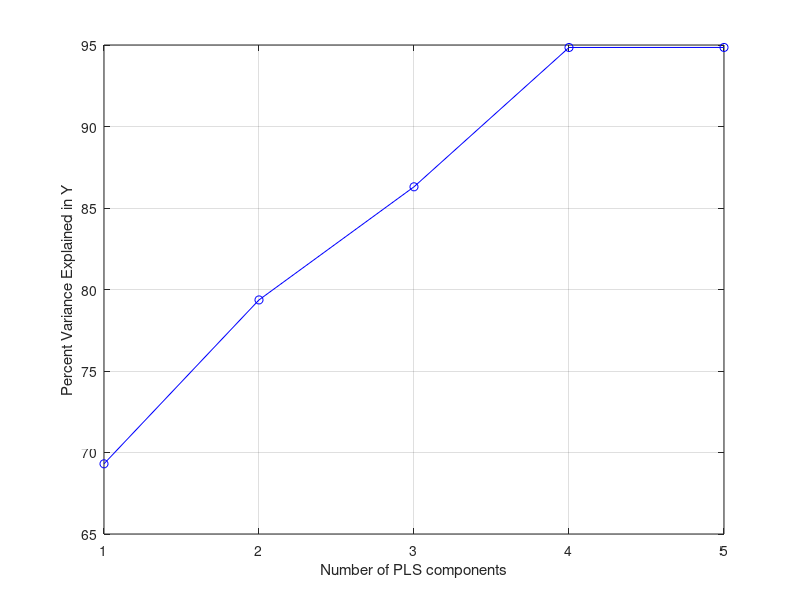

Write the MATLAB code that produced this figure. (Note: this script raises an error after producing the figure.)
% Amarantidou Efthymia 
% AEM: 9762
% Data Analysis | Chapter [6] Ex. 5

clear;
close all;
clc;

%% Generate data matrix

n = 1000;
p = 5;

mu = [1 8 15 5 32];

X = zeros(n,p);
for i=1:5
    X(:,i) = exprnd(mu(i), n, 1);
end

beta = [0 2 0 -3 0]';

muEpsilon = 0;
sigmaEpsilon = 5;

epsilon = normrnd(muEpsilon, sigmaEpsilon, n, 1);

y = X*beta + epsilon;

%% Question (a)

% OLS

% bOLS = lscov(X, y);

[U, S, V] = svd(X);
S = S(1:p,1:p);
U = U(1:n,1:p);

bOLS = V*inv(S)*(U')*y;
yOLS = X*bOLS;

% PCR 

% Calculation of Principal Components 
[PCALoadings,PCAScores,PCAVar] = pca(X,'Economy',false);

PCAVar = PCAVar/sum(PCAVar);

% k selection based on the per variance explained criterio
figure();
plot(1:p,cumsum(100*PCAVar),'-bo');
xlabel('Number of PCA components');
ylabel('Percent Variance Explained in Y');
grid on;

k = 4;
% Regression model estimation
betaPCR = regress(y-mean(y), PCAScores(:,1:k));
betaPCR = PCALoadings(:,1:k)*betaPCR;
% Transformation 
betaPCR = [mean(y) - mean(X)*betaPCR; betaPCR];
yfitPCR = [ones(n,1) X]*betaPCR;

% PLS
[~,~,~,~,~, PLSPctVar] = plsregress(X,y,p);

plot(1:p, cumsum(100*PLSPctVar(2,:)),'-bo');
xlabel('Number of PLS components');
ylabel('Percent Variance Explained in Y');
grid on;

k = 4;

[~,~,~,~,betaPLS] = plsregress(X,y,k);
yfitPLS = [ones(n,1) X]*betaPLS;

% RR
k = 100;
bRR = ridge(y, X ,k);
yfitRR = X*bRR;

% LASSO 
bLASSO = lasso(X, y);
bLASSO = bLASSO(:,1);
yfitLASSO = X*bLASSO;
%% Question (b)

% OLS
figure();
plot(y, yOLS, '*');
xlabel('Observed Response');
ylabel('Fitted Response');
title('Observed and Estimated values of y [OLS]');
grid on;

figure();
OLSError = y - yOLS;
OLSError = OLSError / std(OLSError);
plot(OLSError, '.');
xlabel('y');
ylabel('Error');
title('Standar regression error [OLS]');
grid on;

% PCR
figure();
scatter(y,yfitPCR,'r*');
xlabel('Observed Response');
ylabel('Fitted Response');
title('Observed and Estimated values of y [PCR]');
legend(['PCR with ' num2str(k) ' Components'],  'location','NW');
grid on;

figure();
PCRError = y-yfitPCR;
PCRError = PCRError/std(PCRError);
plot(PCRError, '.');
xlabel('y');
ylabel('Error');
title('Standar regression error [PCR]');
grid on;

% PLS
figure();
scatter(y,yfitPLS,'r*');
xlabel('Observed Response');
ylabel('Fitted Response');
title('Observed and Estimated values of y [PLS]');
legend(['PLS with ' num2str(k) ' Components'],  'location','NW');
grid on;

figure();
PLSError = y-yfitPLS;
PLSError = PLSError/std(PLSError);
plot(PLSError, '.');
xlabel('y');
ylabel('Error');
title('Standar regression error [PLS]');
grid on;

% RR
figure();
scatter(y, yfitRR, 'r*');
xlabel('Observed Response');
ylabel('Fitted Response');
title('Observed and Estimated values of y [RR]');
grid on;

figure();
RRError = y-yfitRR;
RRError = RRError/std(RRError);
plot(RRError, '.');
xlabel('y');
ylabel('Error');
title('Standar regression error [RR]');
grid on;
grid on;

% LASSO
figure();
scatter(y, yfitLASSO, 'r*');
xlabel('Observed Response');
ylabel('Fitted Response');
title('Observed and Estimated values of y [LASSO]');
grid on;

figure();
LASSOError = y-yfitLASSO;
LASSOError = LASSOError/std(LASSOError);
plot(LASSOError, '.');
xlabel('y');
ylabel('Error');
title('Standar regression error [LASSO]');
grid on;
grid on;